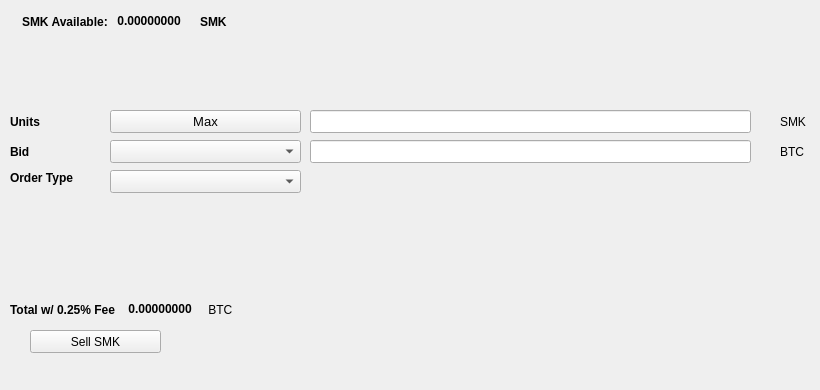
   <widget class="QWidget" name="SellTab">
    <attribute name="title">
     <string>Sell</string>
    </attribute>
    <widget class="QLabel" name="label_16">
     <property name="geometry">
      <rect>
       <x>780</x>
       <y>140</y>
       <width>31</width>
       <height>23</height>
      </rect>
     </property>
     <property name="text">
      <string>BTC</string>
     </property>
    </widget>
    <widget class="QComboBox" name="SellBidcomboBox">
     <property name="geometry">
      <rect>
       <x>110</x>
       <y>140</y>
       <width>191</width>
       <height>23</height>
      </rect>
     </property>
     <property name="font">
      <font>
       <pointsize>10</pointsize>
      </font>
     </property>
    </widget>
    <widget class="QLabel" name="label_18">
     <property name="geometry">
      <rect>
       <x>10</x>
       <y>110</y>
       <width>46</width>
       <height>23</height>
      </rect>
     </property>
     <property name="font">
      <font>
       <weight>75</weight>
       <bold>true</bold>
      </font>
     </property>
     <property name="text">
      <string>Units</string>
     </property>
    </widget>
    <widget class="QPushButton" name="Sell_Max_Amount">
     <property name="geometry">
      <rect>
       <x>110</x>
       <y>110</y>
       <width>191</width>
       <height>23</height>
      </rect>
     </property>
     <property name="font">
      <font>
       <pointsize>10</pointsize>
      </font>
     </property>
     <property name="text">
      <string>Max</string>
     </property>
    </widget>
    <widget class="QLabel" name="label_20">
     <property name="geometry">
      <rect>
       <x>10</x>
       <y>170</y>
       <width>91</width>
       <height>16</height>
      </rect>
     </property>
     <property name="font">
      <font>
       <weight>75</weight>
       <bold>true</bold>
      </font>
     </property>
     <property name="text">
      <string>Order Type</string>
     </property>
    </widget>
    <widget class="QComboBox" name="SellOrdertypeCombo">
     <property name="geometry">
      <rect>
       <x>110</x>
       <y>170</y>
       <width>191</width>
       <height>23</height>
      </rect>
     </property>
     <property name="font">
      <font>
       <pointsize>10</pointsize>
      </font>
     </property>
    </widget>
    <widget class="QLabel" name="label_21">
     <property name="geometry">
      <rect>
       <x>10</x>
       <y>140</y>
       <width>46</width>
       <height>23</height>
      </rect>
     </property>
     <property name="font">
      <font>
       <weight>75</weight>
       <bold>true</bold>
      </font>
     </property>
     <property name="text">
      <string>Bid</string>
     </property>
    </widget>
    <widget class="QLabel" name="label_22">
     <property name="geometry">
      <rect>
       <x>780</x>
       <y>110</y>
       <width>31</width>
       <height>23</height>
      </rect>
     </property>
     <property name="text">
      <string>SMK</string>
     </property>
    </widget>
    <widget class="QLineEdit" name="UnitsInputSMK">
     <property name="geometry">
      <rect>
       <x>310</x>
       <y>110</y>
       <width>441</width>
       <height>23</height>
      </rect>
     </property>
     <property name="font">
      <font>
       <pointsize>9</pointsize>
       <weight>75</weight>
       <bold>true</bold>
      </font>
     </property>
    </widget>
    <widget class="QLineEdit" name="SellBidPriceEdit">
     <property name="geometry">
      <rect>
       <x>310</x>
       <y>140</y>
       <width>441</width>
       <height>23</height>
      </rect>
     </property>
     <property name="font">
      <font>
       <pointsize>9</pointsize>
       <weight>75</weight>
       <bold>true</bold>
      </font>
     </property>
    </widget>
    <widget class="QPushButton" name="SellSMKBTN">
     <property name="geometry">
      <rect>
       <x>30</x>
       <y>330</y>
       <width>131</width>
       <height>23</height>
      </rect>
     </property>
     <property name="text">
      <string>Sell SMK</string>
     </property>
     <property name="icon">
      <iconset resource="../smk">
       <normaloff>:/icons/bitcoin</normaloff>:/icons/bitcoin</iconset>
     </property>
    </widget>
    <widget class="QWidget" name="layoutWidget3">
     <property name="geometry">
      <rect>
       <x>22</x>
       <y>12</y>
       <width>258</width>
       <height>19</height>
      </rect>
     </property>
     <layout class="QHBoxLayout" name="horizontalLayout">
      <item>
       <widget class="QLabel" name="label232_2">
        <property name="font">
         <font>
          <weight>75</weight>
          <bold>true</bold>
         </font>
        </property>
        <property name="text">
         <string>SMK Available:</string>
        </property>
       </widget>
      </item>
      <item>
       <widget class="QLabel" name="SMKAvailableLabel">
        <property name="palette">
         <palette>
          <active>
           <colorrole role="WindowText">
            <brush brushstyle="SolidPattern">
             <color alpha="255">
              <red>0</red>
              <green>0</green>
              <blue>0</blue>
             </color>
            </brush>
           </colorrole>
           <colorrole role="Button">
            <brush brushstyle="SolidPattern">
             <color alpha="255">
              <red>0</red>
              <green>170</green>
              <blue>0</blue>
             </color>
            </brush>
           </colorrole>
           <colorrole role="Light">
            <brush brushstyle="SolidPattern">
             <color alpha="255">
              <red>0</red>
              <green>255</green>
              <blue>0</blue>
             </color>
            </brush>
           </colorrole>
           <colorrole role="Midlight">
            <brush brushstyle="SolidPattern">
             <color alpha="255">
              <red>0</red>
              <green>212</green>
              <blue>0</blue>
             </color>
            </brush>
           </colorrole>
           <colorrole role="Dark">
            <brush brushstyle="SolidPattern">
             <color alpha="255">
              <red>0</red>
              <green>85</green>
              <blue>0</blue>
             </color>
            </brush>
           </colorrole>
           <colorrole role="Mid">
            <brush brushstyle="SolidPattern">
             <color alpha="255">
              <red>0</red>
              <green>113</green>
              <blue>0</blue>
             </color>
            </brush>
           </colorrole>
           <colorrole role="Text">
            <brush brushstyle="SolidPattern">
             <color alpha="255">
              <red>0</red>
              <green>170</green>
              <blue>0</blue>
             </color>
            </brush>
           </colorrole>
           <colorrole role="BrightText">
            <brush brushstyle="SolidPattern">
             <color alpha="255">
              <red>255</red>
              <green>255</green>
              <blue>255</blue>
             </color>
            </brush>
           </colorrole>
           <colorrole role="ButtonText">
            <brush brushstyle="SolidPattern">
             <color alpha="255">
              <red>0</red>
              <green>0</green>
              <blue>0</blue>
             </color>
            </brush>
           </colorrole>
           <colorrole role="Base">
            <brush brushstyle="SolidPattern">
             <color alpha="255">
              <red>255</red>
              <green>255</green>
              <blue>255</blue>
             </color>
            </brush>
           </colorrole>
           <colorrole role="Window">
            <brush brushstyle="SolidPattern">
             <color alpha="255">
              <red>0</red>
              <green>170</green>
              <blue>0</blue>
             </color>
            </brush>
           </colorrole>
           <colorrole role="Shadow">
            <brush brushstyle="SolidPattern">
             <color alpha="255">
              <red>0</red>
              <green>0</green>
              <blue>0</blue>
             </color>
            </brush>
           </colorrole>
           <colorrole role="AlternateBase">
            <brush brushstyle="SolidPattern">
             <color alpha="255">
              <red>127</red>
              <green>212</green>
              <blue>127</blue>
             </color>
            </brush>
           </colorrole>
           <colorrole role="ToolTipBase">
            <brush brushstyle="SolidPattern">
             <color alpha="255">
              <red>255</red>
              <green>255</green>
              <blue>220</blue>
             </color>
            </brush>
           </colorrole>
           <colorrole role="ToolTipText">
            <brush brushstyle="SolidPattern">
             <color alpha="255">
              <red>0</red>
              <green>0</green>
              <blue>0</blue>
             </color>
            </brush>
           </colorrole>
          </active>
          <inactive>
           <colorrole role="WindowText">
            <brush brushstyle="SolidPattern">
             <color alpha="255">
              <red>0</red>
              <green>0</green>
              <blue>0</blue>
             </color>
            </brush>
           </colorrole>
           <colorrole role="Button">
            <brush brushstyle="SolidPattern">
             <color alpha="255">
              <red>0</red>
              <green>170</green>
              <blue>0</blue>
             </color>
            </brush>
           </colorrole>
           <colorrole role="Light">
            <brush brushstyle="SolidPattern">
             <color alpha="255">
              <red>0</red>
              <green>255</green>
              <blue>0</blue>
             </color>
            </brush>
           </colorrole>
           <colorrole role="Midlight">
            <brush brushstyle="SolidPattern">
             <color alpha="255">
              <red>0</red>
              <green>212</green>
              <blue>0</blue>
             </color>
            </brush>
           </colorrole>
           <colorrole role="Dark">
            <brush brushstyle="SolidPattern">
             <color alpha="255">
              <red>0</red>
              <green>85</green>
              <blue>0</blue>
             </color>
            </brush>
           </colorrole>
           <colorrole role="Mid">
            <brush brushstyle="SolidPattern">
             <color alpha="255">
              <red>0</red>
              <green>113</green>
              <blue>0</blue>
             </color>
            </brush>
           </colorrole>
           <colorrole role="Text">
            <brush brushstyle="SolidPattern">
             <color alpha="255">
              <red>0</red>
              <green>170</green>
              <blue>0</blue>
             </color>
            </brush>
           </colorrole>
           <colorrole role="BrightText">
            <brush brushstyle="SolidPattern">
             <color alpha="255">
              <red>255</red>
              <green>255</green>
              <blue>255</blue>
             </color>
            </brush>
           </colorrole>
           <colorrole role="ButtonText">
            <brush brushstyle="SolidPattern">
             <color alpha="255">
              <red>0</red>
              <green>0</green>
              <blue>0</blue>
             </color>
            </brush>
           </colorrole>
           <colorrole role="Base">
            <brush brushstyle="SolidPattern">
             <color alpha="255">
              <red>255</red>
              <green>255</green>
              <blue>255</blue>
             </color>
            </brush>
           </colorrole>
           <colorrole role="Window">
            <brush brushstyle="SolidPattern">
             <color alpha="255">
              <red>0</red>
              <green>170</green>
              <blue>0</blue>
             </color>
            </brush>
           </colorrole>
           <colorrole role="Shadow">
            <brush brushstyle="SolidPattern">
             <color alpha="255">
              <red>0</red>
              <green>0</green>
              <blue>0</blue>
             </color>
            </brush>
           </colorrole>
           <colorrole role="AlternateBase">
            <brush brushstyle="SolidPattern">
             <color alpha="255">
              <red>127</red>
              <green>212</green>
              <blue>127</blue>
             </color>
            </brush>
           </colorrole>
           <colorrole role="ToolTipBase">
            <brush brushstyle="SolidPattern">
             <color alpha="255">
              <red>255</red>
              <green>255</green>
              <blue>220</blue>
             </color>
            </brush>
           </colorrole>
           <colorrole role="ToolTipText">
            <brush brushstyle="SolidPattern">
             <color alpha="255">
              <red>0</red>
              <green>0</green>
              <blue>0</blue>
             </color>
            </brush>
           </colorrole>
          </inactive>
          <disabled>
           <colorrole role="WindowText">
            <brush brushstyle="SolidPattern">
             <color alpha="255">
              <red>0</red>
              <green>85</green>
              <blue>0</blue>
             </color>
            </brush>
           </colorrole>
           <colorrole role="Button">
            <brush brushstyle="SolidPattern">
             <color alpha="255">
              <red>0</red>
              <green>170</green>
              <blue>0</blue>
             </color>
            </brush>
           </colorrole>
           <colorrole role="Light">
            <brush brushstyle="SolidPattern">
             <color alpha="255">
              <red>0</red>
              <green>255</green>
              <blue>0</blue>
             </color>
            </brush>
           </colorrole>
           <colorrole role="Midlight">
            <brush brushstyle="SolidPattern">
             <color alpha="255">
              <red>0</red>
              <green>212</green>
              <blue>0</blue>
             </color>
            </brush>
           </colorrole>
           <colorrole role="Dark">
            <brush brushstyle="SolidPattern">
             <color alpha="255">
              <red>0</red>
              <green>85</green>
              <blue>0</blue>
             </color>
            </brush>
           </colorrole>
           <colorrole role="Mid">
            <brush brushstyle="SolidPattern">
             <color alpha="255">
              <red>0</red>
              <green>113</green>
              <blue>0</blue>
             </color>
            </brush>
           </colorrole>
           <colorrole role="Text">
            <brush brushstyle="SolidPattern">
             <color alpha="255">
              <red>0</red>
              <green>85</green>
              <blue>0</blue>
             </color>
            </brush>
           </colorrole>
           <colorrole role="BrightText">
            <brush brushstyle="SolidPattern">
             <color alpha="255">
              <red>255</red>
              <green>255</green>
              <blue>255</blue>
             </color>
            </brush>
           </colorrole>
           <colorrole role="ButtonText">
            <brush brushstyle="SolidPattern">
             <color alpha="255">
              <red>0</red>
              <green>85</green>
              <blue>0</blue>
             </color>
            </brush>
           </colorrole>
           <colorrole role="Base">
            <brush brushstyle="SolidPattern">
             <color alpha="255">
              <red>0</red>
              <green>170</green>
              <blue>0</blue>
             </color>
            </brush>
           </colorrole>
           <colorrole role="Window">
            <brush brushstyle="SolidPattern">
             <color alpha="255">
              <red>0</red>
              <green>170</green>
              <blue>0</blue>
             </color>
            </brush>
           </colorrole>
           <colorrole role="Shadow">
            <brush brushstyle="SolidPattern">
             <color alpha="255">
              <red>0</red>
              <green>0</green>
              <blue>0</blue>
             </color>
            </brush>
           </colorrole>
           <colorrole role="AlternateBase">
            <brush brushstyle="SolidPattern">
             <color alpha="255">
              <red>0</red>
              <green>170</green>
              <blue>0</blue>
             </color>
            </brush>
           </colorrole>
           <colorrole role="ToolTipBase">
            <brush brushstyle="SolidPattern">
             <color alpha="255">
              <red>255</red>
              <green>255</green>
              <blue>220</blue>
             </color>
            </brush>
           </colorrole>
           <colorrole role="ToolTipText">
            <brush brushstyle="SolidPattern">
             <color alpha="255">
              <red>0</red>
              <green>0</green>
              <blue>0</blue>
             </color>
            </brush>
           </colorrole>
          </disabled>
         </palette>
        </property>
        <property name="font">
         <font>
          <weight>75</weight>
          <bold>true</bold>
         </font>
        </property>
        <property name="text">
         <string> 0.00000000 </string>
        </property>
        <property name="textInteractionFlags">
         <set>Qt::LinksAccessibleByMouse|Qt::TextSelectableByKeyboard|Qt::TextSelectableByMouse</set>
        </property>
       </widget>
      </item>
      <item>
       <widget class="QLabel" name="labelSMK">
        <property name="font">
         <font>
          <weight>75</weight>
          <bold>true</bold>
         </font>
        </property>
        <property name="text">
         <string>SMK</string>
        </property>
       </widget>
      </item>
     </layout>
    </widget>
    <widget class="QWidget" name="layoutWidget">
     <property name="geometry">
      <rect>
       <x>10</x>
       <y>300</y>
       <width>268</width>
       <height>19</height>
      </rect>
     </property>
     <layout class="QHBoxLayout" name="horizontalLayout_2">
      <item>
       <widget class="QLabel" name="label_19">
        <property name="font">
         <font>
          <weight>75</weight>
          <bold>true</bold>
         </font>
        </property>
        <property name="text">
         <string>Total w/ 0.25% Fee </string>
        </property>
       </widget>
      </item>
      <item>
       <widget class="QLabel" name="SellCostLabel">
        <property name="palette">
         <palette>
          <active>
           <colorrole role="WindowText">
            <brush brushstyle="SolidPattern">
             <color alpha="255">
              <red>0</red>
              <green>0</green>
              <blue>0</blue>
             </color>
            </brush>
           </colorrole>
           <colorrole role="Button">
            <brush brushstyle="SolidPattern">
             <color alpha="255">
              <red>0</red>
              <green>170</green>
              <blue>0</blue>
             </color>
            </brush>
           </colorrole>
           <colorrole role="Light">
            <brush brushstyle="SolidPattern">
             <color alpha="255">
              <red>0</red>
              <green>255</green>
              <blue>0</blue>
             </color>
            </brush>
           </colorrole>
           <colorrole role="Midlight">
            <brush brushstyle="SolidPattern">
             <color alpha="255">
              <red>0</red>
              <green>212</green>
              <blue>0</blue>
             </color>
            </brush>
           </colorrole>
           <colorrole role="Dark">
            <brush brushstyle="SolidPattern">
             <color alpha="255">
              <red>0</red>
              <green>85</green>
              <blue>0</blue>
             </color>
            </brush>
           </colorrole>
           <colorrole role="Mid">
            <brush brushstyle="SolidPattern">
             <color alpha="255">
              <red>0</red>
              <green>113</green>
              <blue>0</blue>
             </color>
            </brush>
           </colorrole>
           <colorrole role="Text">
            <brush brushstyle="SolidPattern">
             <color alpha="255">
              <red>0</red>
              <green>170</green>
              <blue>0</blue>
             </color>
            </brush>
           </colorrole>
           <colorrole role="BrightText">
            <brush brushstyle="SolidPattern">
             <color alpha="255">
              <red>255</red>
              <green>255</green>
              <blue>255</blue>
             </color>
            </brush>
           </colorrole>
           <colorrole role="ButtonText">
            <brush brushstyle="SolidPattern">
             <color alpha="255">
              <red>0</red>
              <green>0</green>
              <blue>0</blue>
             </color>
            </brush>
           </colorrole>
           <colorrole role="Base">
            <brush brushstyle="SolidPattern">
             <color alpha="255">
              <red>255</red>
              <green>255</green>
              <blue>255</blue>
             </color>
            </brush>
           </colorrole>
           <colorrole role="Window">
            <brush brushstyle="SolidPattern">
             <color alpha="255">
              <red>0</red>
              <green>170</green>
              <blue>0</blue>
             </color>
            </brush>
           </colorrole>
           <colorrole role="Shadow">
            <brush brushstyle="SolidPattern">
             <color alpha="255">
              <red>0</red>
              <green>0</green>
              <blue>0</blue>
             </color>
            </brush>
           </colorrole>
           <colorrole role="AlternateBase">
            <brush brushstyle="SolidPattern">
             <color alpha="255">
              <red>127</red>
              <green>212</green>
              <blue>127</blue>
             </color>
            </brush>
           </colorrole>
           <colorrole role="ToolTipBase">
            <brush brushstyle="SolidPattern">
             <color alpha="255">
              <red>255</red>
              <green>255</green>
              <blue>220</blue>
             </color>
            </brush>
           </colorrole>
           <colorrole role="ToolTipText">
            <brush brushstyle="SolidPattern">
             <color alpha="255">
              <red>0</red>
              <green>0</green>
              <blue>0</blue>
             </color>
            </brush>
           </colorrole>
          </active>
          <inactive>
           <colorrole role="WindowText">
            <brush brushstyle="SolidPattern">
             <color alpha="255">
              <red>0</red>
              <green>0</green>
              <blue>0</blue>
             </color>
            </brush>
           </colorrole>
           <colorrole role="Button">
            <brush brushstyle="SolidPattern">
             <color alpha="255">
              <red>0</red>
              <green>170</green>
              <blue>0</blue>
             </color>
            </brush>
           </colorrole>
           <colorrole role="Light">
            <brush brushstyle="SolidPattern">
             <color alpha="255">
              <red>0</red>
              <green>255</green>
              <blue>0</blue>
             </color>
            </brush>
           </colorrole>
           <colorrole role="Midlight">
            <brush brushstyle="SolidPattern">
             <color alpha="255">
              <red>0</red>
              <green>212</green>
              <blue>0</blue>
             </color>
            </brush>
           </colorrole>
           <colorrole role="Dark">
            <brush brushstyle="SolidPattern">
             <color alpha="255">
              <red>0</red>
              <green>85</green>
              <blue>0</blue>
             </color>
            </brush>
           </colorrole>
           <colorrole role="Mid">
            <brush brushstyle="SolidPattern">
             <color alpha="255">
              <red>0</red>
              <green>113</green>
              <blue>0</blue>
             </color>
            </brush>
           </colorrole>
           <colorrole role="Text">
            <brush brushstyle="SolidPattern">
             <color alpha="255">
              <red>0</red>
              <green>170</green>
              <blue>0</blue>
             </color>
            </brush>
           </colorrole>
           <colorrole role="BrightText">
            <brush brushstyle="SolidPattern">
             <color alpha="255">
              <red>255</red>
              <green>255</green>
              <blue>255</blue>
             </color>
            </brush>
           </colorrole>
           <colorrole role="ButtonText">
            <brush brushstyle="SolidPattern">
             <color alpha="255">
              <red>0</red>
              <green>0</green>
              <blue>0</blue>
             </color>
            </brush>
           </colorrole>
           <colorrole role="Base">
            <brush brushstyle="SolidPattern">
             <color alpha="255">
              <red>255</red>
              <green>255</green>
              <blue>255</blue>
             </color>
            </brush>
           </colorrole>
           <colorrole role="Window">
            <brush brushstyle="SolidPattern">
             <color alpha="255">
              <red>0</red>
              <green>170</green>
              <blue>0</blue>
             </color>
            </brush>
           </colorrole>
           <colorrole role="Shadow">
            <brush brushstyle="SolidPattern">
             <color alpha="255">
              <red>0</red>
              <green>0</green>
              <blue>0</blue>
             </color>
            </brush>
           </colorrole>
           <colorrole role="AlternateBase">
            <brush brushstyle="SolidPattern">
             <color alpha="255">
              <red>127</red>
              <green>212</green>
              <blue>127</blue>
             </color>
            </brush>
           </colorrole>
           <colorrole role="ToolTipBase">
            <brush brushstyle="SolidPattern">
             <color alpha="255">
              <red>255</red>
              <green>255</green>
              <blue>220</blue>
             </color>
            </brush>
           </colorrole>
           <colorrole role="ToolTipText">
            <brush brushstyle="SolidPattern">
             <color alpha="255">
              <red>0</red>
              <green>0</green>
              <blue>0</blue>
             </color>
            </brush>
           </colorrole>
          </inactive>
          <disabled>
           <colorrole role="WindowText">
            <brush brushstyle="SolidPattern">
             <color alpha="255">
              <red>0</red>
              <green>85</green>
              <blue>0</blue>
             </color>
            </brush>
           </colorrole>
           <colorrole role="Button">
            <brush brushstyle="SolidPattern">
             <color alpha="255">
              <red>0</red>
              <green>170</green>
              <blue>0</blue>
             </color>
            </brush>
           </colorrole>
           <colorrole role="Light">
            <brush brushstyle="SolidPattern">
             <color alpha="255">
              <red>0</red>
              <green>255</green>
              <blue>0</blue>
             </color>
            </brush>
           </colorrole>
           <colorrole role="Midlight">
            <brush brushstyle="SolidPattern">
             <color alpha="255">
              <red>0</red>
              <green>212</green>
              <blue>0</blue>
             </color>
            </brush>
           </colorrole>
           <colorrole role="Dark">
            <brush brushstyle="SolidPattern">
             <color alpha="255">
              <red>0</red>
              <green>85</green>
              <blue>0</blue>
             </color>
            </brush>
           </colorrole>
           <colorrole role="Mid">
            <brush brushstyle="SolidPattern">
             <color alpha="255">
              <red>0</red>
              <green>113</green>
              <blue>0</blue>
             </color>
            </brush>
           </colorrole>
           <colorrole role="Text">
            <brush brushstyle="SolidPattern">
             <color alpha="255">
              <red>0</red>
              <green>85</green>
              <blue>0</blue>
             </color>
            </brush>
           </colorrole>
           <colorrole role="BrightText">
            <brush brushstyle="SolidPattern">
             <color alpha="255">
              <red>255</red>
              <green>255</green>
              <blue>255</blue>
             </color>
            </brush>
           </colorrole>
           <colorrole role="ButtonText">
            <brush brushstyle="SolidPattern">
             <color alpha="255">
              <red>0</red>
              <green>85</green>
              <blue>0</blue>
             </color>
            </brush>
           </colorrole>
           <colorrole role="Base">
            <brush brushstyle="SolidPattern">
             <color alpha="255">
              <red>0</red>
              <green>170</green>
              <blue>0</blue>
             </color>
            </brush>
           </colorrole>
           <colorrole role="Window">
            <brush brushstyle="SolidPattern">
             <color alpha="255">
              <red>0</red>
              <green>170</green>
              <blue>0</blue>
             </color>
            </brush>
           </colorrole>
           <colorrole role="Shadow">
            <brush brushstyle="SolidPattern">
             <color alpha="255">
              <red>0</red>
              <green>0</green>
              <blue>0</blue>
             </color>
            </brush>
           </colorrole>
           <colorrole role="AlternateBase">
            <brush brushstyle="SolidPattern">
             <color alpha="255">
              <red>0</red>
              <green>170</green>
              <blue>0</blue>
             </color>
            </brush>
           </colorrole>
           <colorrole role="ToolTipBase">
            <brush brushstyle="SolidPattern">
             <color alpha="255">
              <red>255</red>
              <green>255</green>
              <blue>220</blue>
             </color>
            </brush>
           </colorrole>
           <colorrole role="ToolTipText">
            <brush brushstyle="SolidPattern">
             <color alpha="255">
              <red>0</red>
              <green>0</green>
              <blue>0</blue>
             </color>
            </brush>
           </colorrole>
          </disabled>
         </palette>
        </property>
        <property name="font">
         <font>
          <weight>75</weight>
          <bold>true</bold>
         </font>
        </property>
        <property name="autoFillBackground">
         <bool>false</bool>
        </property>
        <property name="text">
         <string> 0.00000000</string>
        </property>
        <property name="textInteractionFlags">
         <set>Qt::LinksAccessibleByMouse|Qt::TextSelectableByMouse</set>
        </property>
       </widget>
      </item>
      <item>
       <widget class="QLabel" name="label_17">
        <property name="font">
         <font>
          <weight>50</weight>
          <bold>false</bold>
         </font>
        </property>
        <property name="text">
         <string> BTC</string>
        </property>
       </widget>
      </item>
     </layout>
    </widget>
    <widget class="QLabel" name="label_23">
     <property name="geometry">
      <rect>
       <x>460</x>
       <y>300</y>
       <width>281</width>
       <height>81</height>
      </rect>
     </property>
     <property name="text">
      <string/>
     </property>
     <property name="pixmap">
      <pixmap>:/images/bittrex</pixmap>
     </property>
    </widget>
   </widget>
